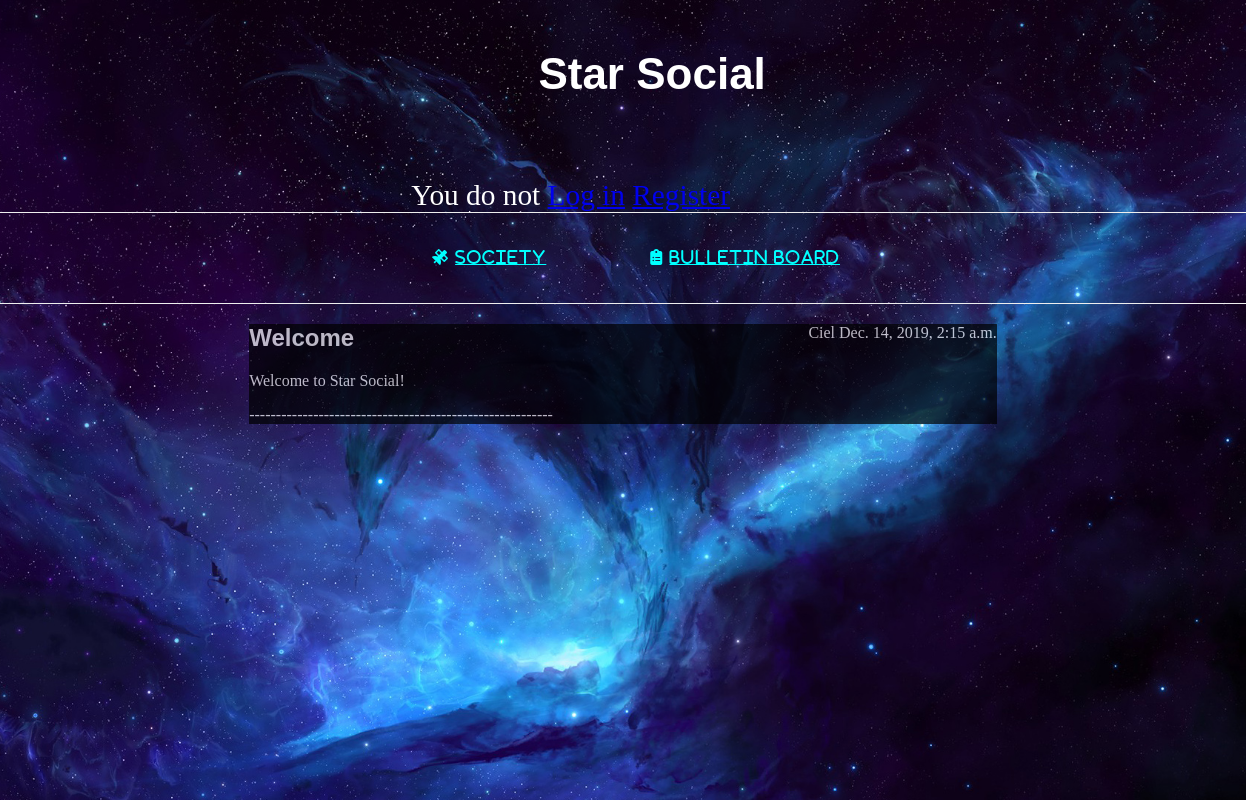
The page /bulletin/ on the database as committed earlier.
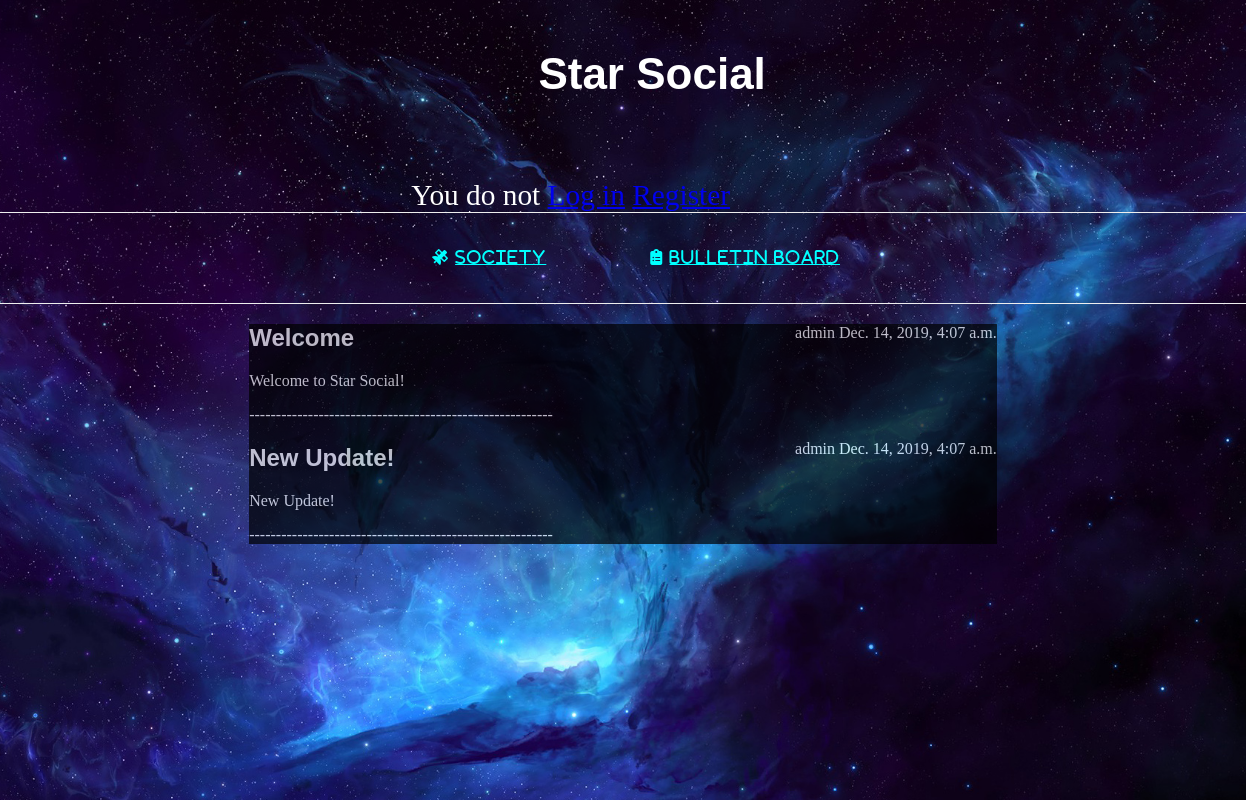
The same page on the database as committed later.
### social_media/models.py (models this page shows, shortened)
class Bulletin(models.Model):
    author = models.ForeignKey('auth.User', on_delete=models.CASCADE)
    title = models.CharField(max_length=200)
    text = models.TextField()
    date = models.DateTimeField(default=timezone.now)

### social_media/views.py (the view)
# urls.py: path('bulletin/', views.bulletin_list, name='bulletin_list'),
def bulletin_list(request):
    posts = Bulletin.objects.all().order_by('-date')
    return render(request, 'social_media/bulletin_list.html', {'posts': posts})

### social_media/templates/social_media/bulletin_list.html (shortened to what this page needs)
{% extends 'social_media/base1.html' %}
{% block head %}
    <link rel="stylesheet" type="text/css"
          href="../../static/social_media/social_media.css">
{% endblock %}
{% block content %}
     <post>
    {% for post in posts %}
            <div class="date">
                {{ post.author }} {{ post.date }}
            </div>
           <h2>{{ post.title }}</h2>
            <p>{{ post.text|linebreaksbr }}</p>
            <p>---------------------------------------------------------</p>
         {% empty %}
        <p>There are no bulletins yet :(</p>
    {% endfor %}
    </post>
{% endblock %}

### social_media/templates/social_media/base1.html (shortened to what this page needs)
{% load auth_extras %}
<html>
    <head>
        {% block head %}{% endblock %}
    </head>
    <body>
    <header class = "bgimg">
        <div class="page-header">
            <h1>Star Social</h1>
        </div>
        <div class = "top-menu">
            {% if user.is_authenticated %}
            Hello <a href = {% url 'my_profile' %}>{{ user.username }}</a> Follows:<a href="{% url 'follows' %}">{{ user.follower.count }}</a>  Followers:<a href="{% url 'followers' %}">{{ user.follows.count }}</a>
             <small>(<a href="{% url 'logout_urlpattern' %}">Log out</a>)</small>
            {% else %}
             You do not <a href="{% url 'login_urlpattern' %}">Log in</a> <a href="{% url 'register_urlpattern' %}">Register</a>
            {% endif %}
        </div>
		<nav>
            <ul>
                <li><i class="fas fa-satellite">
                     <a href="{% url 'society_list' %}" >
                         Society</a></i></li>
                <li><i class="fas fa-clipboard-list">
                     <a href="{% url 'bulletin_list' %}" >
                         Bulletin Board</a></i></li>
            </ul>
		</nav>
		<div class="content">
                {% block content %}
                {% endblock %}
        </div>
    </header>
    </body>
</html>

### social_media/static/social_media/social_media.css (style rules this page uses)
body, html { height: 100%; margin:0px; padding:0px; }
h1,h2,h3,h4,h5,h6 { font-family: "Lobster", sans-serif }
.bgimg { background-size: cover; background-image: url("images/star.jpg"); background-position: center; min-height: 100%; background-repeat:repeat-y; background-color: transparent; border:none; }
.page-header { font-family: Lobster; margin-top: 0; margin-left:40%; padding: 20px 20px 50px 40px; color: white; position: center; left:550px; font-size:22px; }
nav { border-top: 1px solid #eee; width: 78%; border-bottom: 1px solid #eee; margin: 0 0 0; padding: 20px 150px; }
nav ul { margin: 0; padding: 1em 0; list-style-type: none; text-align: center; }
nav ul li { display: inline; padding: 0; margin: 0 50px; font-weight: 500; text-transform: uppercase; text-align: center; font-size: 1rem; letter-spacing: .10rem; color: #00FFFF; }
nav a { color:#00FFFF; }
.top-menu, .top-menu:hover, .top-menu:visited { color: #ffffff; font-size: 22pt; margin-left: 33%; }
.content { margin-left: 20%; background-color: black; margin-right:20%; opacity: 70%; }
.date { float: right; }
post { color: white; }

Rows that differ between the two databases and show on the page:
removed Bulletin: author "Ciel", date "Dec. 14, 2019, 2:15 a.m.", title "Welcome", text "Welcome to Star Social!"
added Bulletin: author "admin", date "Dec. 14, 2019, 4:07 a.m.", title "Welcome", text "Welcome to Star Social!"
added Bulletin: author "admin", date "Dec. 14, 2019, 4:07 a.m.", title "New Update!", text "New Update!"
